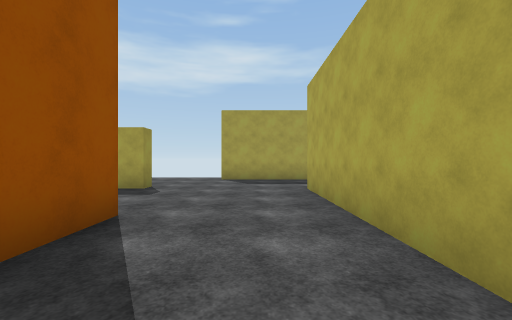
view 1 (above)

22 first-person views from a walk through a 3-D level made in the Unity game engine. The camera is 1.4 m above the floor, looks level and sees 90° across. The floor is counted in squares, 2 m on a side. Each view is taken from the middle of a square. On the plan, view 1 faces up. The plan holds only what a view shows up to about 9 squares ahead; the rest is blank. Surface patterns are stand-ins for the level's own textures.

view 2
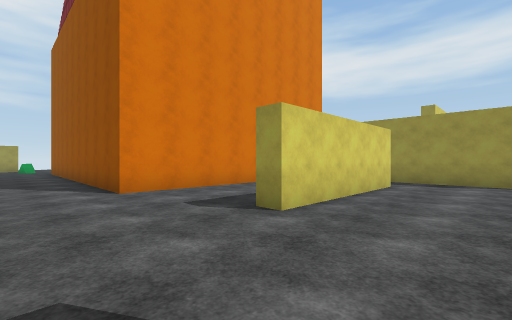

view 3
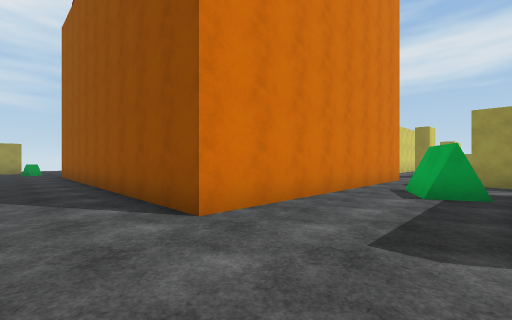

view 4
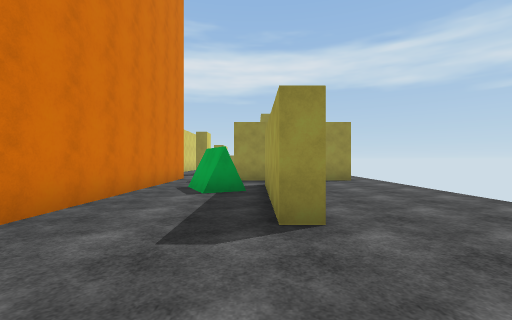

view 5
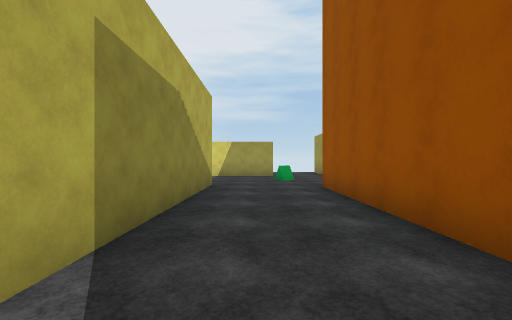

view 6
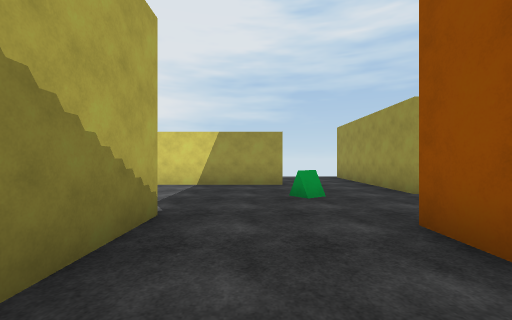

view 7
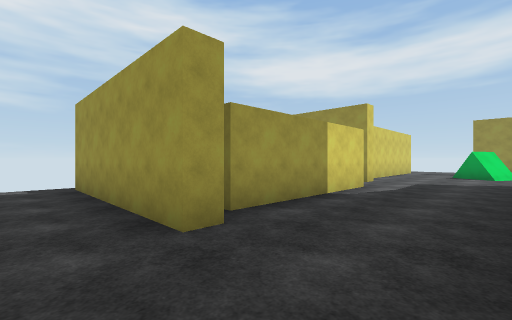

view 8
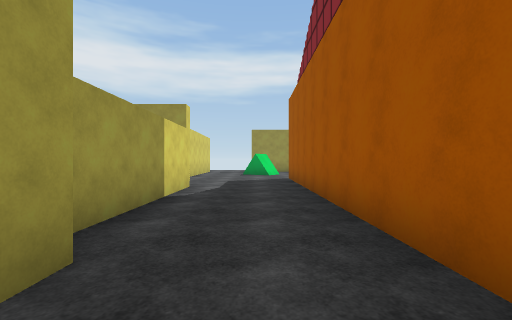

view 9
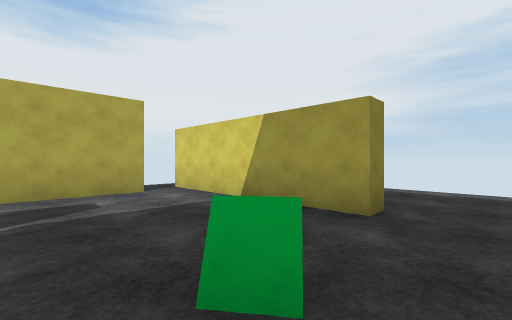

view 10
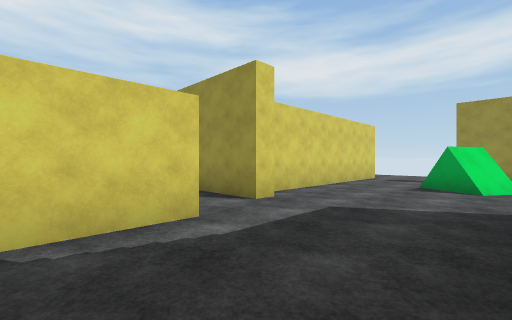

view 11
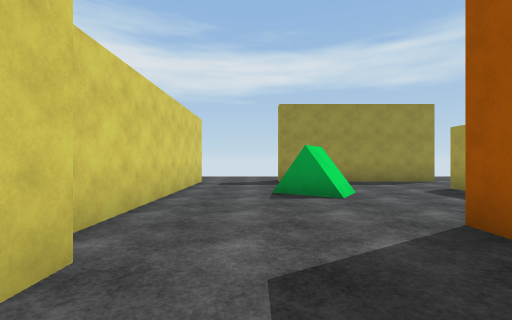

view 12
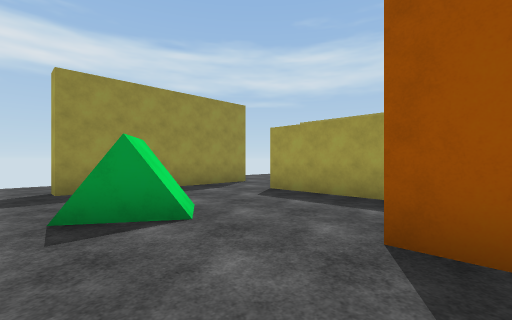

view 13
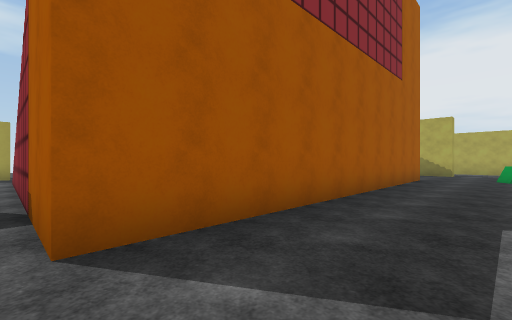

view 14
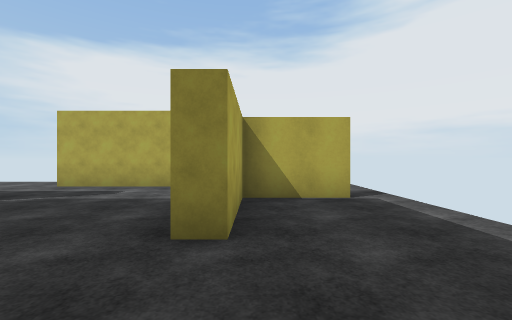

view 15
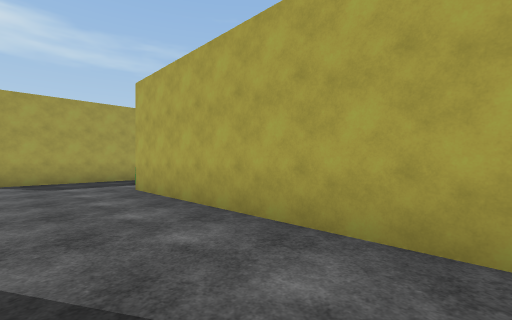

view 16
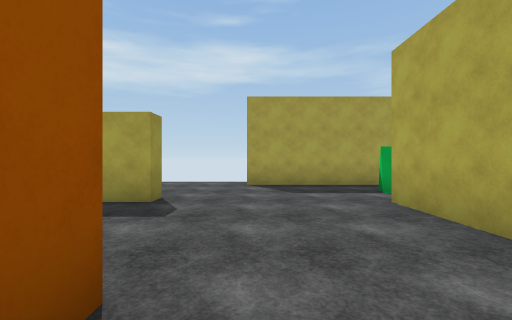

view 17
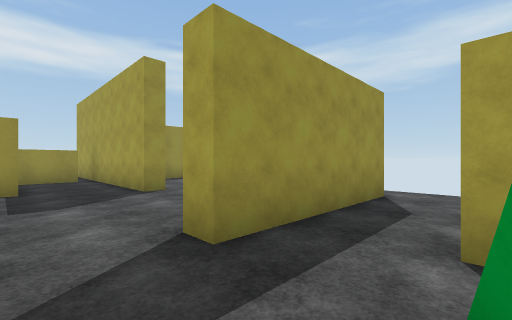

view 18
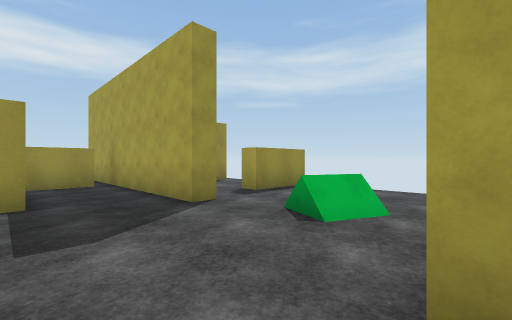

view 19
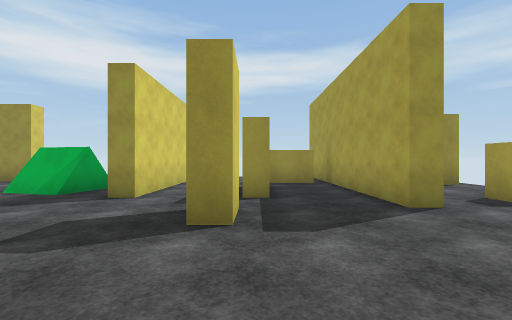

view 20
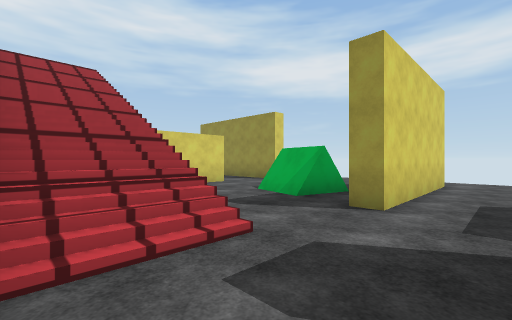

view 21
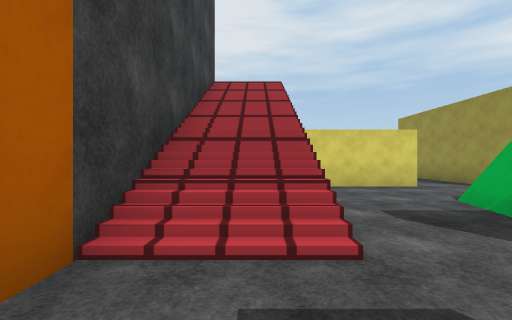

view 22
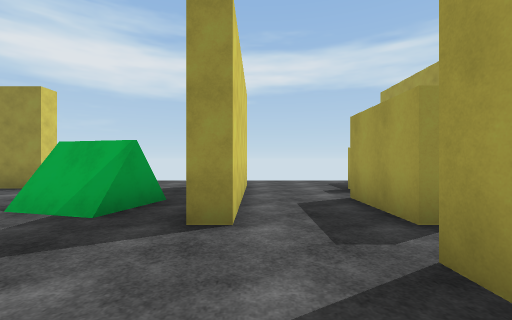

### Floor plan
Key: @ floor where view 1 was taken; # wall or solid block; x gap in a wall; . floor; / step, stairs or slope; = window, fence, low wall or low ledge.
Columns run from 19 left of view 1 to 5 right of it. Each row starts with its distance up from view 1.
 10      x  ..........#####
  9   #..#. ..#...........
  8     ..../.#..........#
  7 #######./.#.#####.....
  6  .........#.........#
  5 ..#.........##......#
  4 ....##.#............#
  3 ..........########..#
  2 .#####....#      #..#
  1    ....///#      #..#
  0 ....#..///#      #.@#
 -1 ..  #..///#      #..#
 -2    ....///#      #..#
 -3   .....///#      #..#
 -4  #..###///#      #..#
 -5  #......###      #..#  ..
 -6  #......##########..# ...
 -7  #  ................#..#
 -8 .#..##.................#
 -9 ..................=....#
-10  ..........#####.......#
-11   #######..    #...#####
-12         #.     #.....#
-13                #.....#
-14                x......

Where each view was taken, in squares from view 1:
view 1: 0 up, 0 right, facing up
view 2: 9 up, 0 right, facing down-left
view 3: 6 up, 0 right, facing down-left
view 4: 6 up, 0 right, facing left
view 5: 0 up, 0 right, facing down
view 6: 4 down, 0 right, facing down
view 7: 7 down, 2 left, facing down-left
view 8: 8 down, 2 left, facing left
view 9: 8 down, 2 left, facing down-right
view 10: 7 down, 7 left, facing down-left
view 11: 9 down, 9 left, facing left
view 12: 9 down, 11 left, facing up-left
view 13: 9 down, 12 left, facing up-right
view 14: 12 down, 3 left, facing right
view 15: 0 up, 1 left, facing up-right
view 16: 2 up, 1 left, facing up
view 17: 4 up, 7 left, facing up-left
view 18: 4 up, 9 left, facing up-left
view 19: 4 up, 9 left, facing left
view 20: 3 up, 10 left, facing down-left
view 21: 3 up, 11 left, facing down
view 22: 2 up, 11 left, facing left
